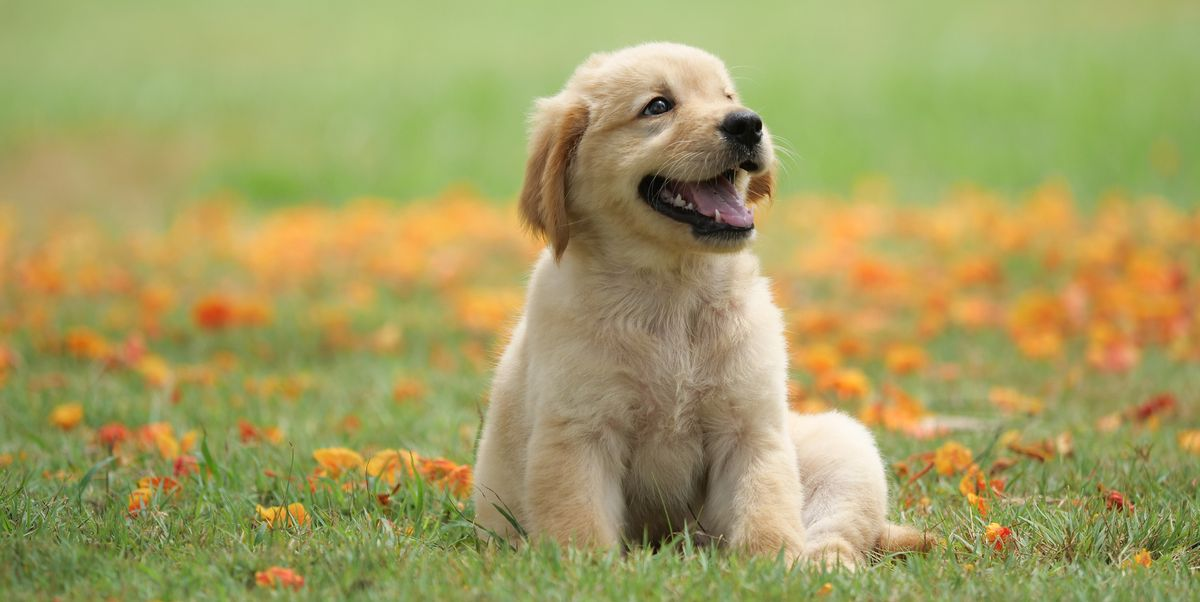
#> input picture dog.jpg, 1200 x 602 px
$ jupyter execute --allow-errors 'Library Exploration of OpenCV.ipynb'
#> lines starting #> are read from the running program, lines starting #| are printed output that depends on the picture
[cell 1]
import cv2 as cv
import PIL
import numpy as np
from PIL import Image, ImageDraw
import argparse

#> (a cell that did not finish here is left out)

[cell 3]
dog = cv.imread('dog.jpg')
#> dog is the input picture: shape (602, 1200, 3); mean B, G, R 97.6, 158.6, 163.9
gray = cv.cvtColor(dog, cv.COLOR_BGR2GRAY)
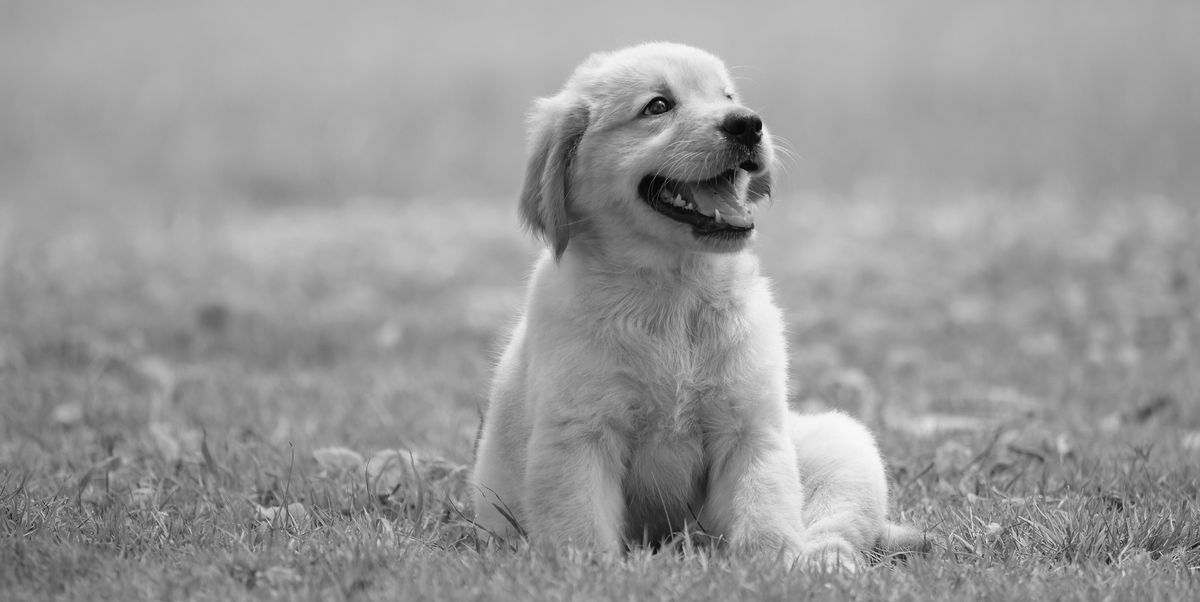
#> gray: shape (602, 1200); min 0, max 251, mean 153.2

[cell 4]
display(gray)

[cell 5]
grayimg = Image.fromarray(gray)

[cell 6]
display(grayimg)

#> (a cell that did not finish here is left out)

[cell 8]
faceCascade = cv.CascadeClassifier('cvdata/haarcascade_frontalface_alt.xml')
eyeCascade = cv.CascadeClassifier('cvdata/haarcascade_eye_tree_eyeglasses.xml')

[cell 9]
img = cv.imread('faceimg.jpg')
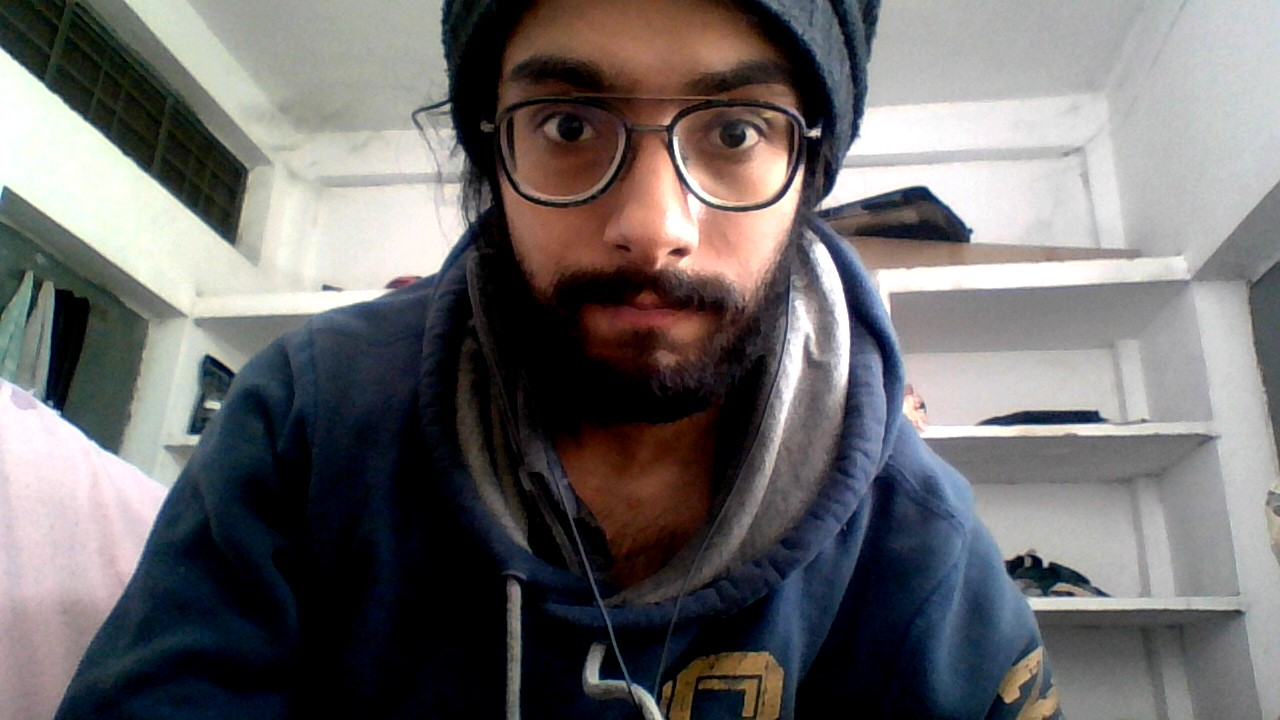
#> input picture faceimg.jpg, 1280 x 720 px
#> img is the input picture: shape (720, 1280, 3); mean B, G, R 107.2, 106.8, 109.4
grayimg = cv.cvtColor(img, cv.COLOR_BGR2GRAY)
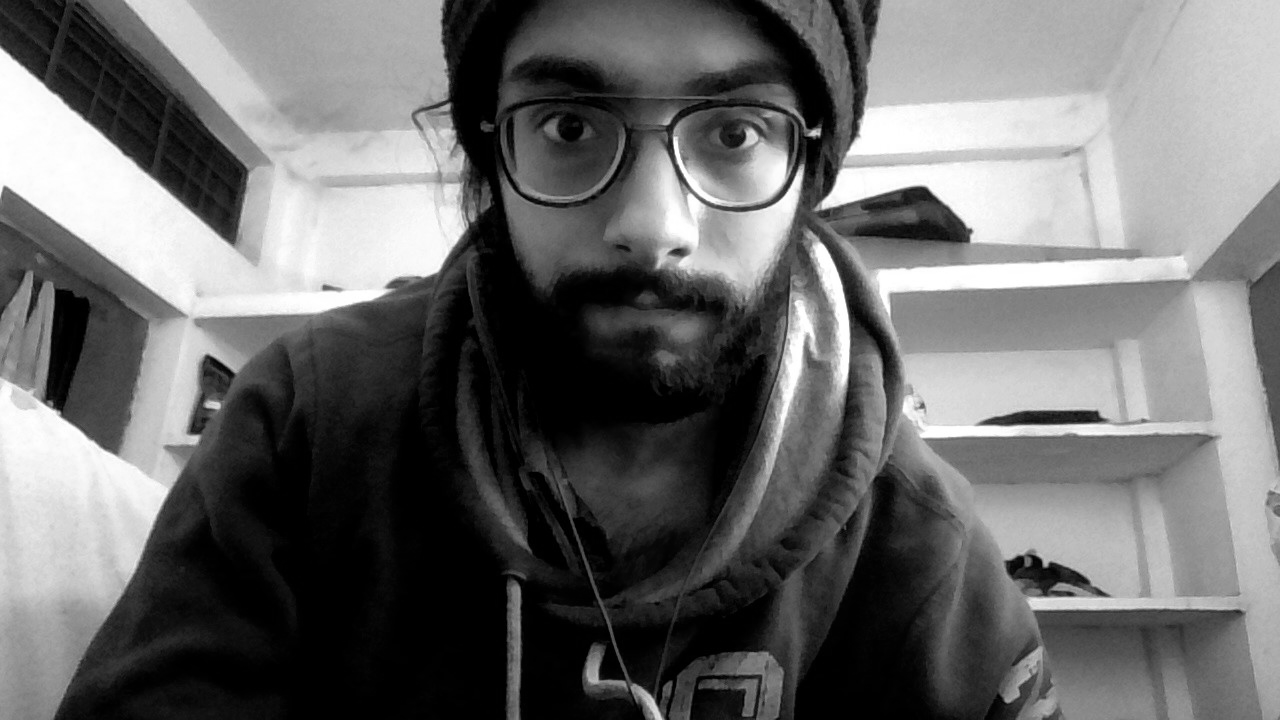
#> grayimg: shape (720, 1280); min 0, max 255, mean 107.6

[cell 10]
display(Image.fromarray(grayimg))

[cell 11]
faces = faceCascade.detectMultiScale(grayimg)
#> faces = ()
eyes = eyeCascade.detectMultiScale(grayimg)
#> eyes = [[698, 99, 75, 75], [527, 88, 81, 81]]

[cell 12]
faces

[cell 13]
eyes
eye1 = eyes.tolist()[0]
#> eye1 = [698, 99, 75, 75]
eye2 = eyes.tolist()[1]
#> eye2 = [527, 88, 81, 81]

print(eye1)
#| [698, 99, 75, 75]

[cell 14]
pilImg = Image.fromarray(grayimg)
draw = ImageDraw.Draw(pilImg)
draw.rectangle((eye1[0],eye1[1],eye1[0]+eye1[2],eye1[1]+eye1[3]), fill=None, outline='white')
draw.rectangle((eye2[0],eye2[1],eye2[0]+eye2[2],eye2[1]+eye2[3]), fill=None, outline='white')

[cell 15]
display(pilImg)
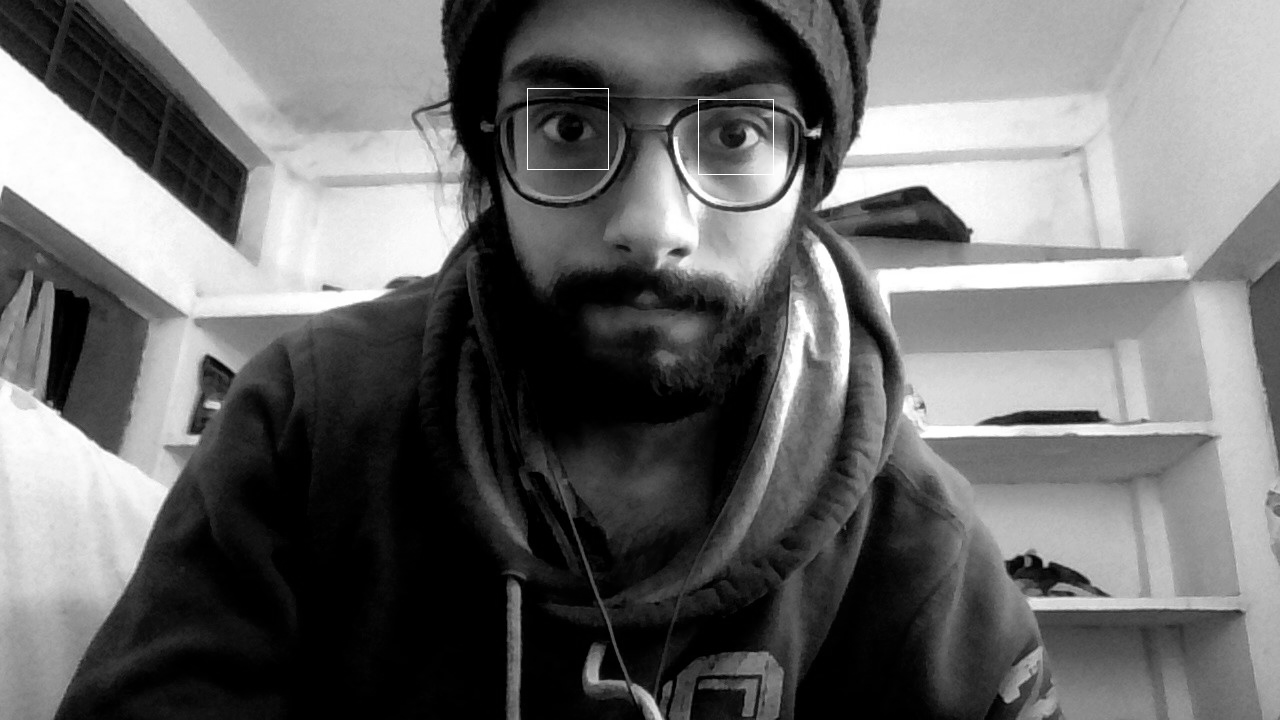
#> shown: PIL image 1280x720 L; min 0, max 255, mean 107.7

print(Image.open('faceimg.jpg').mode)
print(pilImg.mode)
#| L

[cell 16]
imgBin = cv.threshold(img, 60, 255, cv.THRESH_BINARY)[1]
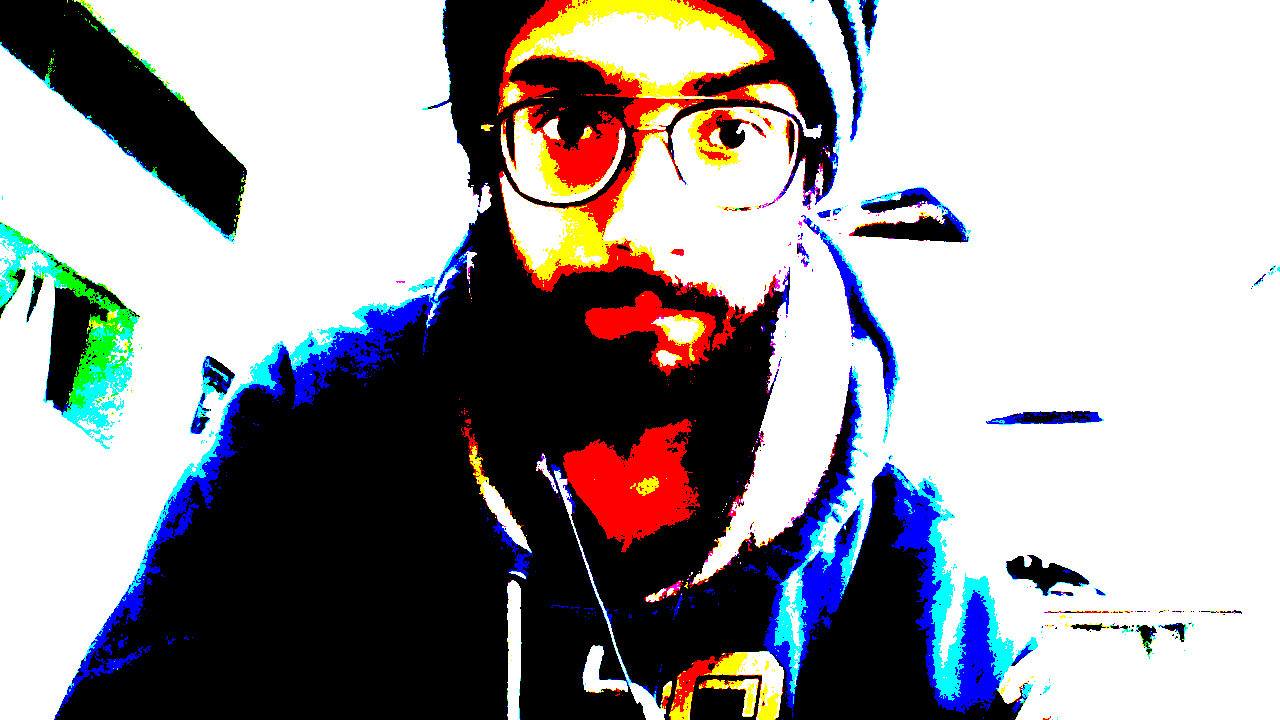
#> imgBin: shape (720, 1280, 3); mean B, G, R 158.1, 155.2, 157.4
display(Image.fromarray(imgBin))
faces = faceCascade.detectMultiScale(imgBin)

[cell 17]
faces

[cell 18]
faces = faceCascade.detectMultiScale(grayimg, 1.05)
#> faces = [[120, 321, 145, 145]]

print(faces)
#| [[120 321 145 145]]

face = faces.tolist()[0]
#> face = [120, 321, 145, 145]

[cell 19]
draw.rectangle((face[0],face[1],face[0]+face[2],face[1]+face[3]), fill=None, outline='red',width=5)

display(pilImg)
